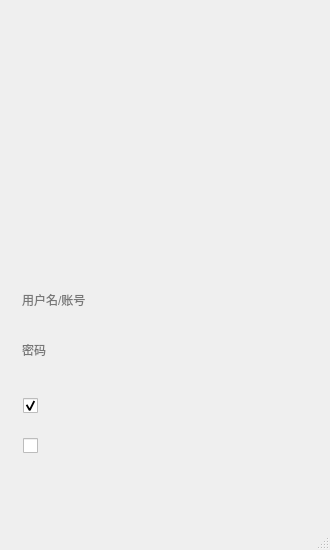
<?xml version="1.0" encoding="UTF-8"?>
<ui version="4.0">
 <class>MainWindow</class>
 <widget class="QMainWindow" name="MainWindow">
  <property name="geometry">
   <rect>
    <x>0</x>
    <y>0</y>
    <width>330</width>
    <height>550</height>
   </rect>
  </property>
  <property name="minimumSize">
   <size>
    <width>0</width>
    <height>550</height>
   </size>
  </property>
  <property name="maximumSize">
   <size>
    <width>16777215</width>
    <height>570</height>
   </size>
  </property>
  <property name="windowTitle">
   <string notr="true"/>
  </property>
  <property name="autoFillBackground">
   <bool>false</bool>
  </property>
  <property name="styleSheet">
   <string notr="true">#MainWindow{background-image: url(:/background.png);}</string>
  </property>
  <widget class="QWidget" name="centralwidget">
   <property name="minimumSize">
    <size>
     <width>0</width>
     <height>550</height>
    </size>
   </property>
   <property name="maximumSize">
    <size>
     <width>16777215</width>
     <height>550</height>
    </size>
   </property>
   <property name="styleSheet">
    <string notr="true"/>
   </property>
   <widget class="QLineEdit" name="lineEdit_UserName">
    <property name="geometry">
     <rect>
      <x>20</x>
      <y>290</y>
      <width>271</width>
      <height>20</height>
     </rect>
    </property>
    <property name="styleSheet">
     <string notr="true">background:transparent;
border-width:0;
border-style:outset;</string>
    </property>
    <property name="frame">
     <bool>false</bool>
    </property>
    <property name="placeholderText">
     <string>用户名/账号</string>
    </property>
   </widget>
   <widget class="QCheckBox" name="checkBox_Agree">
    <property name="geometry">
     <rect>
      <x>23</x>
      <y>430</y>
      <width>21</width>
      <height>31</height>
     </rect>
    </property>
    <property name="font">
     <font>
      <pointsize>9</pointsize>
      <weight>75</weight>
      <bold>true</bold>
     </font>
    </property>
    <property name="styleSheet">
     <string notr="true">QCheckBox{
    spacing: 5px;
}

QCheckBox::indicator{
    width: 15px;
    height: 15px;
}

QCheckBox::indicator:unchecked{
    image:url(:/uncheck.png);
}

QCheckBox::indicator:checked{
    image:url(:/checked.png);
}

QCheckBox::indicator:checked:disabled{
    image:url(:/checked.png);
}</string>
    </property>
    <property name="text">
     <string/>
    </property>
   </widget>
   <widget class="QLineEdit" name="lineEdit_Pwd">
    <property name="geometry">
     <rect>
      <x>20</x>
      <y>340</y>
      <width>271</width>
      <height>20</height>
     </rect>
    </property>
    <property name="styleSheet">
     <string notr="true">background:transparent;
border-width:0;
border-style:outset;</string>
    </property>
    <property name="frame">
     <bool>false</bool>
    </property>
    <property name="echoMode">
     <enum>QLineEdit::Password</enum>
    </property>
    <property name="placeholderText">
     <string>密码</string>
    </property>
   </widget>
   <widget class="QLabel" name="label_Ico">
    <property name="geometry">
     <rect>
      <x>132</x>
      <y>110</y>
      <width>67</width>
      <height>67</height>
     </rect>
    </property>
    <property name="styleSheet">
     <string notr="true">background-image: url(:/logo.png);</string>
    </property>
    <property name="text">
     <string/>
    </property>
   </widget>
   <widget class="QComboBox" name="comboBox_ip">
    <property name="geometry">
     <rect>
      <x>25</x>
      <y>230</y>
      <width>274</width>
      <height>22</height>
     </rect>
    </property>
    <property name="focusPolicy">
     <enum>Qt::NoFocus</enum>
    </property>
    <property name="styleSheet">
     <string notr="true">QComboBox{ background:transparent; border-width:0; border-style:outset;padding: 1px 2px 1px 2px;}
QComboBox::drop-down { subcontrol-origin: padding;subcontrol-position: top right; width: 15px;border:none; }
QComboBox::down-arrow { image: url(:/down_arrow.png);}
QComboBox QAbstractItemView {background: rgb(255, 255, 255);selection-color:rgb(255, 0, 0);border: 1px solid red;outline: none;}</string>
    </property>
    <property name="currentIndex">
     <number>-1</number>
    </property>
   </widget>
   <widget class="QLabel" name="label_UserName">
    <property name="geometry">
     <rect>
      <x>25</x>
      <y>310</y>
      <width>274</width>
      <height>1</height>
     </rect>
    </property>
    <property name="styleSheet">
     <string notr="true">background-image: url(:/line.png);</string>
    </property>
    <property name="frameShadow">
     <enum>QFrame::Plain</enum>
    </property>
    <property name="text">
     <string/>
    </property>
   </widget>
   <widget class="QPushButton" name="button_Login">
    <property name="enabled">
     <bool>false</bool>
    </property>
    <property name="geometry">
     <rect>
      <x>28</x>
      <y>470</y>
      <width>274</width>
      <height>40</height>
     </rect>
    </property>
    <property name="styleSheet">
     <string notr="true">background-image: url(:/unlogin.png);</string>
    </property>
    <property name="text">
     <string/>
    </property>
    <property name="flat">
     <bool>true</bool>
    </property>
   </widget>
   <widget class="QLabel" name="label_Pwd">
    <property name="geometry">
     <rect>
      <x>25</x>
      <y>360</y>
      <width>274</width>
      <height>1</height>
     </rect>
    </property>
    <property name="styleSheet">
     <string notr="true">background-image: url(:/line.png);</string>
    </property>
    <property name="text">
     <string/>
    </property>
   </widget>
   <widget class="QCheckBox" name="checkBox_Pwd">
    <property name="geometry">
     <rect>
      <x>23</x>
      <y>390</y>
      <width>21</width>
      <height>31</height>
     </rect>
    </property>
    <property name="styleSheet">
     <string notr="true">QCheckBox{
    spacing: 5px;
}

QCheckBox::indicator{
    width: 15px;
    height: 15px;
}

QCheckBox::indicator:unchecked{
    image:url(:/uncheck.png);
}

QCheckBox::indicator:checked{
    image:url(:/checked.png);
}

QCheckBox::indicator:checked:disabled{
    image:url(:/checked.png);
}</string>
    </property>
    <property name="text">
     <string/>
    </property>
    <property name="checked">
     <bool>true</bool>
    </property>
   </widget>
   <widget class="QPushButton" name="pushButton">
    <property name="geometry">
     <rect>
      <x>210</x>
      <y>400</y>
      <width>58</width>
      <height>15</height>
     </rect>
    </property>
    <property name="styleSheet">
     <string notr="true">background-image: url(:/register_forward_hover.png);</string>
    </property>
    <property name="text">
     <string/>
    </property>
    <property name="flat">
     <bool>true</bool>
    </property>
   </widget>
   <widget class="QPushButton" name="mainWindow_Close">
    <property name="geometry">
     <rect>
      <x>310</x>
      <y>5</y>
      <width>15</width>
      <height>15</height>
     </rect>
    </property>
    <property name="focusPolicy">
     <enum>Qt::NoFocus</enum>
    </property>
    <property name="styleSheet">
     <string notr="true">background-image: url(:/close.png);</string>
    </property>
    <property name="text">
     <string/>
    </property>
    <property name="flat">
     <bool>true</bool>
    </property>
   </widget>
   <widget class="QPushButton" name="button_Turn_Agreement">
    <property name="geometry">
     <rect>
      <x>95</x>
      <y>440</y>
      <width>218</width>
      <height>14</height>
     </rect>
    </property>
    <property name="focusPolicy">
     <enum>Qt::NoFocus</enum>
    </property>
    <property name="styleSheet">
     <string notr="true">background-image: url(:/agreement_forward.png);</string>
    </property>
    <property name="text">
     <string/>
    </property>
    <property name="flat">
     <bool>true</bool>
    </property>
   </widget>
   <widget class="QLabel" name="label_Ip_List">
    <property name="geometry">
     <rect>
      <x>25</x>
      <y>252</y>
      <width>274</width>
      <height>1</height>
     </rect>
    </property>
    <property name="styleSheet">
     <string notr="true">background-image: url(:/line.png);</string>
    </property>
    <property name="frameShadow">
     <enum>QFrame::Plain</enum>
    </property>
    <property name="text">
     <string/>
    </property>
   </widget>
   <widget class="QLabel" name="label">
    <property name="geometry">
     <rect>
      <x>45</x>
      <y>440</y>
      <width>42</width>
      <height>12</height>
     </rect>
    </property>
    <property name="styleSheet">
     <string notr="true">background-image: url(:/agree.png);</string>
    </property>
    <property name="text">
     <string/>
    </property>
   </widget>
   <widget class="QLabel" name="label_2">
    <property name="geometry">
     <rect>
      <x>45</x>
      <y>400</y>
      <width>56</width>
      <height>12</height>
     </rect>
    </property>
    <property name="styleSheet">
     <string notr="true">background-image: url(:/save_pwd.png);</string>
    </property>
    <property name="text">
     <string/>
    </property>
   </widget>
  </widget>
  <widget class="QStatusBar" name="statusbar"/>
 </widget>
 <resources/>
 <connections/>
</ui>
